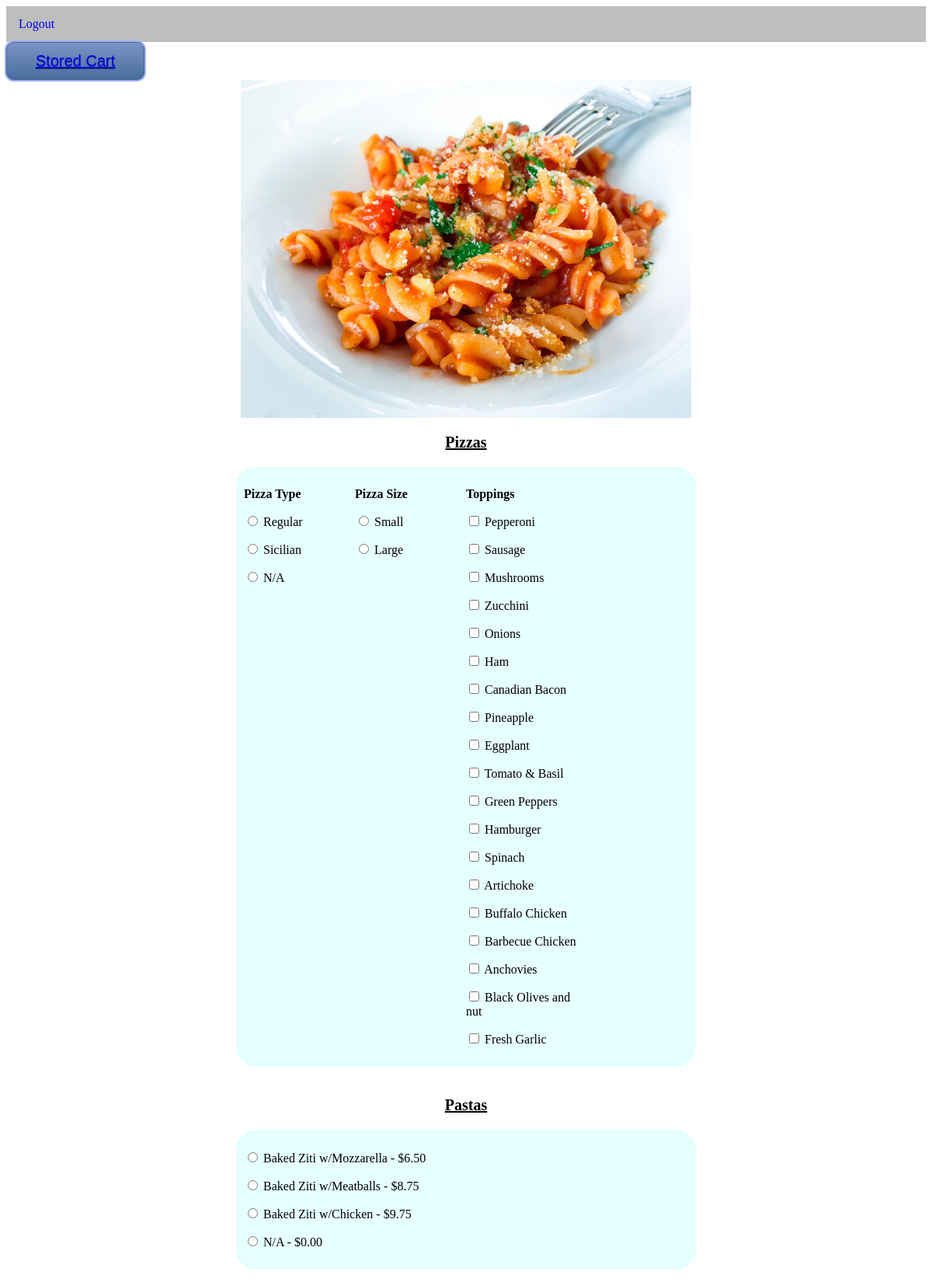
Page / (signed in, upper part) on the committed database.
### menu/models.py (models this page shows)
class PizzaType(models.Model):
    pizzatype = models.CharField(max_length=20)
    def __str__(self):
        return f"{self.pizzatype}"

class Size(models.Model):
    size = models.CharField(max_length=10)
    def __str__(self):
        return f"{self.size}"

class Topping(models.Model):
    topping = models.CharField(max_length=20)
    def __str__(self):
        return f"{self.topping}"

class Pasta(models.Model):
    type = models.CharField(max_length=20)
    price = models.DecimalField(max_digits=5, decimal_places=2)
    def __str__(self):
        return f"{self.type} - ${self.price}"

### menu/views.py (the view)
# urls.py: path("", views.index, name="index"),
def index(request):
    if not request.user.is_authenticated:
        return render(request, "menu/index.html", {"message": None})
    context = {
        "user": request.user,
        "pizza_types": PizzaType.objects.all(),
        "sizes": Size.objects.all(),
        "num_of_topping": NumOfTopping.objects.all(),
        "all_toppings": Topping.objects.all(),
        "pizza_order": PizzaOrder.objects.all(),
        "pastas": Pasta.objects.all(),
        "salads": Salad.objects.all(),
        "meal_option": Meal.objects.all(),
        "salad_w_tuna": list(Meal.objects.all())[6],
        "sub_type": SubType.objects.all(),
        "sub": Sub.objects.all(),
        "sub_extra_option": SubExtraOption.objects.all(),
        "num_extra_option": NumExtraOption.objects.all(),
        "add_extra": AddExtra.objects.all(),
        "numbers": range(6)
    }
    return render(request, "menu/menu.html", context)

### menu/models.py (called while the page is built)
    def __str__(self):
        return f"{self.meal_type}"

    def __str__(self):
        return f"{self.salad_meal} - ${self.price}"

    def __str__(self):
        return f"Extra {self.extra} - ${self.price}"

    def __str__(self):
        return f"{self.sub_type}"

    def __str__(self):
        return f"{self.sub_extra_option}"

### menu/templates/menu/menu.html (shortened to what this page needs)
{% extends "menu/base.html" %}
{% block body %}
<ul id="logout_header">
    <li><a href="{% url 'logout' %}">Logout</a></li>
</ul>
{% load static %}
<div id="top_section">
    <div id="cart_link">
        <button id="cart_button"><a href="{% url 'cart' %}">Stored Cart</a></button>
    </div>
    <div class="image_section">
        <img class='first_image' src="{% static 'menu/Pasta_img.jpg' %}" alt="Pizza">
    </div>
</div>
<div id="menu_section">
    <form action="{% url 'total_order' %}" method="post">
        <h3 class="section_header">
            Pizzas
        </h3>
        <div id="menu_section_pizza">
                <div>
                <p> <p class="menu_section_mini">Pizza Type</p>
                    {% for pizza in pizza_types %}
                        <p>
                            <input type="radio" id="pizza_{{pizza}}" name="pizza_type" value="{{pizza}}">
                            <label for="pizza_{{pizza}}"> {{ pizza }} </label>
                        </p>
                    {% endfor %}
                </p>
                </div>
                <div>
                <p> <p class="menu_section_mini">Pizza Size</p>
                    {% for size in sizes %}
                        <p>
                            <input type="radio" id="size_{{size}}" name="pizza_size" value="{{size}}">
                            <label for="size_{{size}}"> {{ size }} </label>
                        </p>
                    {% endfor %}
                </p>
                </div>
                <div>
                <p> <p class="menu_section_mini">Toppings</p>
                    {% for topping in all_toppings%}
                        <p>
                            <input type="checkbox" class="topping-selection" id="topping_{{all_topping}}" name="topping_choice" value="{{topping}}">
                            <label for="topping_{{all_topping}}"> {{ topping }} </label>
                        </p>
                    {% endfor %}
                </p>
                </div>
        </div>
        <br>
        <h3 class="section_header">
            Pastas
        </h3>
        <div id="menu_section_pasta">
            <div>
            <p>
                {% for pasta in pastas %}
                    <p>
                        <input type="radio" id="pasta_{{pasta}}" name="a_pasta"  value="{{pasta.type}}">
                        <label for="pasta_{{pasta}}"> {{pasta}} </label>
                    </p>
                {% endfor %}
            </p>
            </div>
        </div>
        <br>
        <br>
        <br>
        <br>
        <br>
        <br>
        <br>
        <br>
        <br>
        <br>
        <br>
        <br>
        <br>
        <br>
    </form>
</div>
{% endblock %}

### menu/templates/menu/base.html (shortened to what this page needs)
{% load static %}
<!DOCTYPE html>
<html lang="en">
<head>
    <link rel="stylesheet" href="{% static 'menu/format.css' %}"/>
</head>
<body>
{% block body %}
{% endblock %}
</body>
</html>

### menu/static/menu/format.css (style rules this page uses)
li { float: left; }
li a { display: block; text-align: center; padding: 14px 16px; text-decoration: none; }
ul { list-style-type: none; margin: 0; padding: 0; overflow: hidden; background-color: #BEBEBE; }
.image_section { display: block; max-width: 70%; min-width: 50%; min-height: 40%; height:auto; margin-left: auto; margin-right: auto; }
.first_image { display: block; max-width: 70%; min-width: 50%; min-height: 40%; height: auto; margin-left: auto; margin-right: auto; margin-top:0; }
#top_section { display: grid; grid-template-columns: 1fr, 10fr; }
#menu_section { margin: auto; width: 50%; }
#menu_section_pizza { display: grid; grid-template-columns: 1fr 1fr 1fr 1fr; background-color: #e6ffff; padding: 10px; border-radius: 25px; }
#menu_section_pasta { display: grid; grid-template-columns: 1fr 1fr; background-color: #e6ffff; padding: 10px; border-radius: 25px; }
.section_header { text-align: center; }
h3 { text-decoration: underline; font-size:20px; }
.menu_section_mini { font-weight: bold; }
#cart_button { box-shadow: 0px 0px 0px 2px #9fb4f2; background:linear-gradient(to bottom, #7892c2 5%, #476e9e 100%); background-color:#7892c2; border-radius:10px; border:1px solid #4e6096; display:inline-block; cursor:pointer; color:#ffffff; font-family:Arial; font-size:20px; padding:12px 37px; text-decoration:none; text-shadow:0px 1px 0px #283966; }

### rows in the picture
PizzaType: pizzatype "Regular"
PizzaType: pizzatype "Sicilian"
PizzaType: pizzatype "N/A"
Size: size "Small"
Size: size "Large"
Topping: topping "Pepperoni"
Topping: topping "Sausage"
Topping: topping "Mushrooms"
Topping: topping "Zucchini"
Topping: topping "Onions"
Topping: topping "Ham"
Topping: topping "Canadian Bacon"
Topping: topping "Pineapple"
Topping: topping "Eggplant"
Topping: topping "Tomato & Basil"
Topping: topping "Green Peppers"
Topping: topping "Hamburger"
Topping: topping "Spinach"
Topping: topping "Artichoke"
Topping: topping "Buffalo Chicken"
Topping: topping "Barbecue Chicken"
Topping: topping "Anchovies"
Topping: topping "Black Olives and nut"
Topping: topping "Fresh Garlic"
Pasta: type+price "Baked Ziti w/Mozzarella - $6.50"
Pasta: type+price "Baked Ziti w/Meatballs - $8.75"
Pasta: type+price "Baked Ziti w/Chicken - $9.75"
Pasta: type+price "N/A - $0.00"
